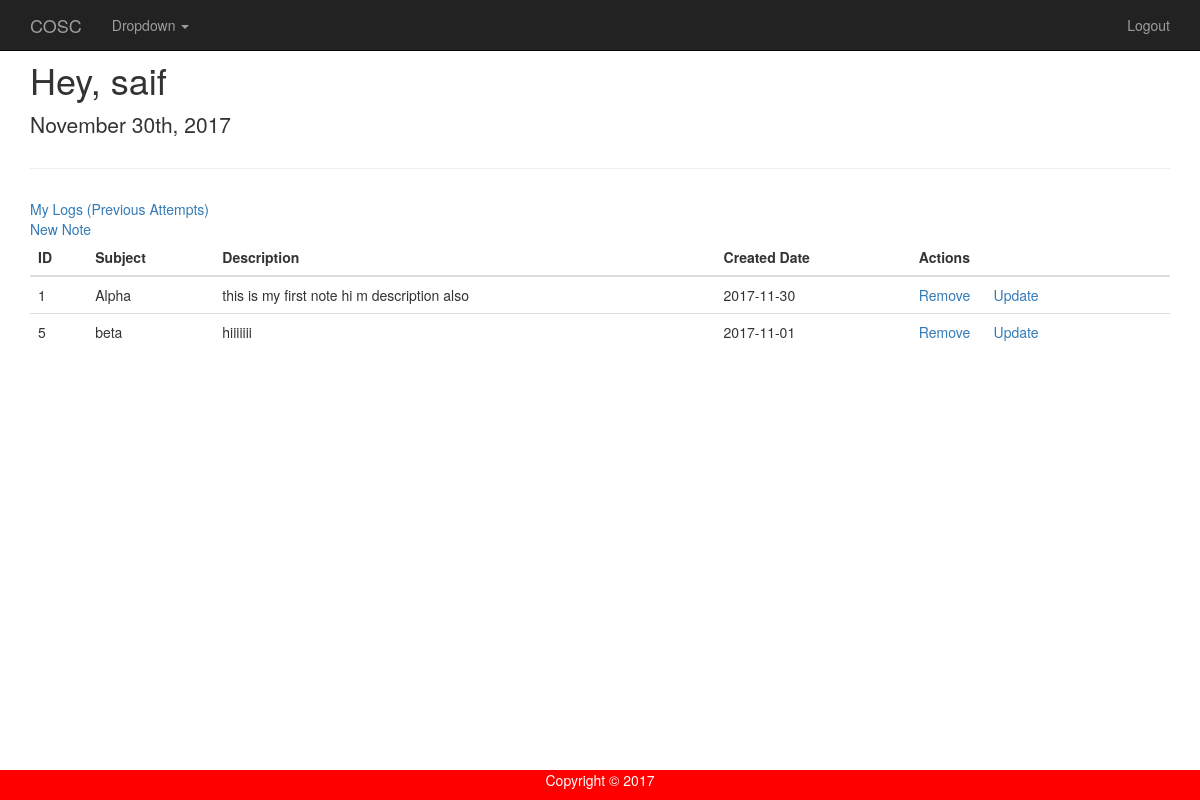
Screenshot of /home (signed in) with the database file from the repository.
### tables this page shows
CREATE TABLE IF NOT EXISTS `notes` (
  `reminderID` int(11) NOT NULL AUTO_INCREMENT,
  `subject` varchar(500) NOT NULL,
  `description` varchar(500) NOT NULL,
  `createdDate` date NOT NULL,
  `username` varchar(500) NOT NULL,
  PRIMARY KEY (`reminderID`)
);

### app/core/Controller.php (called while the page is built, shortened)
<?php
class Controller {
    public function view ($view, $data = []) {
        require_once '../app/views/' . $view .'.php';
    }
}

### app/core/App.php (called while the page is built, shortened)
<?php
class App {
    protected $method = 'login';
    public function __construct() {
        if (isset($_SESSION['auth']) == 1) {
            $this->method = 'index';
        }
        $url = $this->parseUrl();
        if (file_exists('../app/controllers/' . $url[0] . '.php')) {
            unset($url[0]);
        } else {
            header('Location: /home');
            die;
        }
        $this->controller = new $this->controller;
        $this->params = $url ? array_values($url) : [];
        call_user_func_array([$this->controller, $this->method], $this->params);
    }
    public function parseUrl() {
        if (isset($_GET['url'])) {
            return $url = explode('/', filter_var(rtrim($_GET['url'], '/'), FILTER_SANITIZE_URL));
        }
    }
}

### public/index.php (called while the page is built, shortened)
<?php
$app = new App;

### app/models/Notes.php (called while the page is built, shortened)
<?php
class Notes
 {
	public function read()
	{
		$db = db_connect();
        $statement = $db->prepare("select * from notes where :username = username");
        $statement->bindValue(':username', $_SESSION['username']);
        $statement->execute();
        $rows = $statement->fetchAll(PDO::FETCH_ASSOC);
		return $rows;
	}
}

### app/controllers/crud.php (called while the page is built, shortened)
<?php
class crud extends Controller
{
    public function index()
	{
        $notes = $this->model('Notes');
       return $notes->read();
    }
}

### app/views/home/index.php (the view, shortened to what this page needs)
<?php require_once '../app/views/templates/header.php' ?>
<div class="container">
    <div class="page-header" id="banner">
        <div class="row">
            <div class="col-lg-12">
                <h1>Hey, <?=$_SESSION['name']?></h1>
                <p class="lead"> <?= date("F jS, Y"); ?></p>
            </div>
        </div>
    </div>
    <div class="row">
        <div class="col-lg-12">
        </div>
    </div>
	<?php
    echo "<a href='/home/mylogs'>My Logs (Previous Attempts)</a>";
    echo "<a href='/home/create'>New Note</a>";
	require_once '../app/controllers/crud.php';
	$_index = new crud();
	$result = $_index -> index();
	echo "<table class='table'>";
    echo "<thead>";
      echo "<tr>";
        echo "<th>ID</th>";
        echo "<th>Subject</th>";
        echo "<th>Description</th>";
		echo "<th>Created Date</th>";
		echo "<th>Actions</th>";
      echo "</tr>";
    echo "</thead>";
    echo "<tbody>";
	foreach($result as $row)
	{
		echo "<tr>";
		echo "<td> {$row['reminderID']} </td>";
		echo "<td> {$row['subject']} </td>";
		echo "<td> {$row['description']} </td>";
		echo "<td> {$row['createdDate']} </td>";
		echo "<td>";
        echo "<a href='/crud/delete?id={$row['reminderID']}'>Remove</a>";
        echo "<a href='/home/update?id={$row['reminderID']}&subject={$row['subject']}&description={$row['description']}'>Update</a>";
		echo "</td>";
		echo "</tr>";
	}
    echo "</tbody>";
    echo "</table>";
    ?>
    <?php require_once '../app/views/templates/footer.php' ?>

### rows the page displays
notes: reminderID "1", subject "Alpha", description "this is my first note hi m description also", createdDate "2017-11-30"
notes: reminderID "5", subject "beta", description "hiiiiiii", createdDate "2017-11-01"

### other values shown
$_SESSION['name'] "saif"
